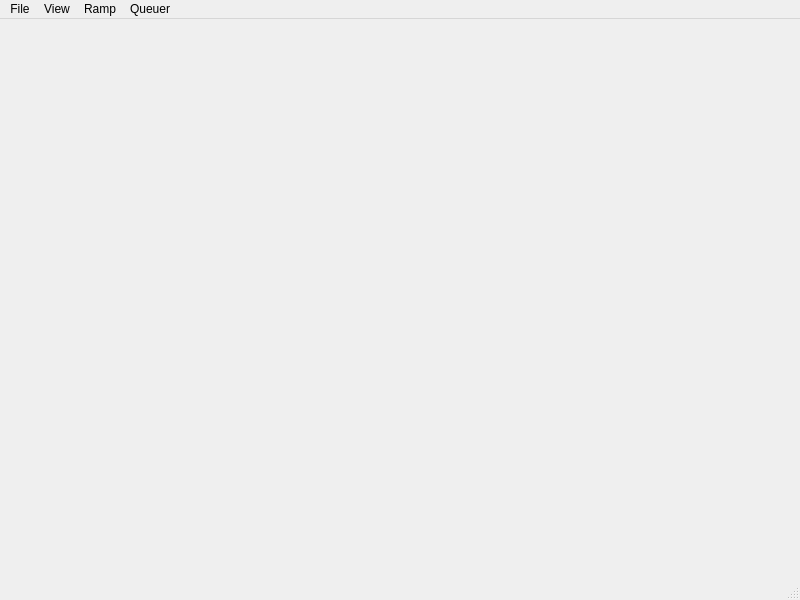
<?xml version="1.0" encoding="UTF-8"?>
<ui version="4.0">
 <class>MainWindow</class>
 <widget class="QMainWindow" name="MainWindow">
  <property name="geometry">
   <rect>
    <x>0</x>
    <y>0</y>
    <width>800</width>
    <height>600</height>
   </rect>
  </property>
  <property name="windowTitle">
   <string>Rampage</string>
  </property>
  <widget class="QWidget" name="centralwidget"/>
  <widget class="QMenuBar" name="menubar">
   <property name="geometry">
    <rect>
     <x>0</x>
     <y>0</y>
     <width>800</width>
     <height>21</height>
    </rect>
   </property>
   <widget class="QMenu" name="menuFile">
    <property name="title">
     <string>File</string>
    </property>
    <addaction name="actionOpen"/>
    <addaction name="actionSave"/>
    <addaction name="actionSave_As"/>
    <addaction name="separator"/>
    <addaction name="actionExit"/>
   </widget>
   <widget class="QMenu" name="menuView">
    <property name="title">
     <string>View</string>
    </property>
    <addaction name="actionToggle_Overlay"/>
   </widget>
   <widget class="QMenu" name="menuRamp">
    <property name="title">
     <string>Ramp</string>
    </property>
    <addaction name="actionCheck_for_Errors"/>
   </widget>
   <widget class="QMenu" name="menuQueuer">
    <property name="title">
     <string>Queuer</string>
    </property>
    <addaction name="actionRun_Current"/>
    <addaction name="actionRun_with_Load_MOT"/>
    <addaction name="actionChange_Load_MOT_File"/>
   </widget>
   <addaction name="menuFile"/>
   <addaction name="menuView"/>
   <addaction name="menuRamp"/>
   <addaction name="menuQueuer"/>
  </widget>
  <widget class="QStatusBar" name="statusbar"/>
  <action name="actionOpen">
   <property name="text">
    <string>Open</string>
   </property>
   <property name="shortcut">
    <string>Ctrl+O</string>
   </property>
  </action>
  <action name="actionExit">
   <property name="text">
    <string>Exit</string>
   </property>
  </action>
  <action name="actionSave">
   <property name="text">
    <string>Save</string>
   </property>
   <property name="shortcut">
    <string>Ctrl+S</string>
   </property>
  </action>
  <action name="actionSave_As">
   <property name="text">
    <string>Save As</string>
   </property>
  </action>
  <action name="actionToggle_Overlay">
   <property name="text">
    <string>Toggle Overlay</string>
   </property>
   <property name="shortcut">
    <string>Ctrl+Tab</string>
   </property>
  </action>
  <action name="actionCheck_for_Errors">
   <property name="text">
    <string>Check for Errors</string>
   </property>
   <property name="shortcut">
    <string>Ctrl+E</string>
   </property>
  </action>
  <action name="actionRun_Current">
   <property name="text">
    <string>Run Current</string>
   </property>
   <property name="shortcut">
    <string>Ctrl+R</string>
   </property>
  </action>
  <action name="actionRun_with_Load_MOT">
   <property name="text">
    <string>Run with Load MOT</string>
   </property>
   <property name="shortcut">
    <string>Ctrl+Shift+R</string>
   </property>
  </action>
  <action name="actionChange_Load_MOT_File">
   <property name="text">
    <string>Change Load MOT File</string>
   </property>
  </action>
 </widget>
 <resources/>
 <connections>
  <connection>
   <sender>actionExit</sender>
   <signal>triggered()</signal>
   <receiver>MainWindow</receiver>
   <slot>close()</slot>
   <hints>
    <hint type="sourcelabel">
     <x>-1</x>
     <y>-1</y>
    </hint>
    <hint type="destinationlabel">
     <x>399</x>
     <y>299</y>
    </hint>
   </hints>
  </connection>
  <connection>
   <sender>actionSave</sender>
   <signal>triggered()</signal>
   <receiver>MainWindow</receiver>
   <slot>handleSave()</slot>
   <hints>
    <hint type="sourcelabel">
     <x>-1</x>
     <y>-1</y>
    </hint>
    <hint type="destinationlabel">
     <x>399</x>
     <y>299</y>
    </hint>
   </hints>
  </connection>
  <connection>
   <sender>actionSave_As</sender>
   <signal>triggered()</signal>
   <receiver>MainWindow</receiver>
   <slot>handleSaveAs()</slot>
   <hints>
    <hint type="sourcelabel">
     <x>-1</x>
     <y>-1</y>
    </hint>
    <hint type="destinationlabel">
     <x>399</x>
     <y>299</y>
    </hint>
   </hints>
  </connection>
  <connection>
   <sender>actionOpen</sender>
   <signal>triggered()</signal>
   <receiver>MainWindow</receiver>
   <slot>handleOpen()</slot>
   <hints>
    <hint type="sourcelabel">
     <x>-1</x>
     <y>-1</y>
    </hint>
    <hint type="destinationlabel">
     <x>399</x>
     <y>299</y>
    </hint>
   </hints>
  </connection>
  <connection>
   <sender>actionToggle_Overlay</sender>
   <signal>triggered()</signal>
   <receiver>MainWindow</receiver>
   <slot>handleToggleOverlay()</slot>
   <hints>
    <hint type="sourcelabel">
     <x>-1</x>
     <y>-1</y>
    </hint>
    <hint type="destinationlabel">
     <x>399</x>
     <y>299</y>
    </hint>
   </hints>
  </connection>
  <connection>
   <sender>actionCheck_for_Errors</sender>
   <signal>triggered()</signal>
   <receiver>MainWindow</receiver>
   <slot>handleCheckForErrors()</slot>
   <hints>
    <hint type="sourcelabel">
     <x>-1</x>
     <y>-1</y>
    </hint>
    <hint type="destinationlabel">
     <x>399</x>
     <y>299</y>
    </hint>
   </hints>
  </connection>
  <connection>
   <sender>actionRun_Current</sender>
   <signal>triggered()</signal>
   <receiver>MainWindow</receiver>
   <slot>handleRunCurrent()</slot>
   <hints>
    <hint type="sourcelabel">
     <x>-1</x>
     <y>-1</y>
    </hint>
    <hint type="destinationlabel">
     <x>399</x>
     <y>299</y>
    </hint>
   </hints>
  </connection>
  <connection>
   <sender>actionRun_with_Load_MOT</sender>
   <signal>triggered()</signal>
   <receiver>MainWindow</receiver>
   <slot>handleRunWithLoadMot()</slot>
   <hints>
    <hint type="sourcelabel">
     <x>-1</x>
     <y>-1</y>
    </hint>
    <hint type="destinationlabel">
     <x>399</x>
     <y>299</y>
    </hint>
   </hints>
  </connection>
  <connection>
   <sender>actionChange_Load_MOT_File</sender>
   <signal>triggered()</signal>
   <receiver>MainWindow</receiver>
   <slot>handleChangeLoadMotFile()</slot>
   <hints>
    <hint type="sourcelabel">
     <x>-1</x>
     <y>-1</y>
    </hint>
    <hint type="destinationlabel">
     <x>399</x>
     <y>299</y>
    </hint>
   </hints>
  </connection>
 </connections>
 <slots>
  <slot>handleSave()</slot>
  <slot>handleSaveAs()</slot>
  <slot>handleOpen()</slot>
  <slot>handleToggleOverlay()</slot>
  <slot>handleCheckForErrors()</slot>
  <slot>handleRunCurrent()</slot>
  <slot>handleRunWithLoadMot()</slot>
  <slot>handleChangeLoadMotFile()</slot>
 </slots>
</ui>
